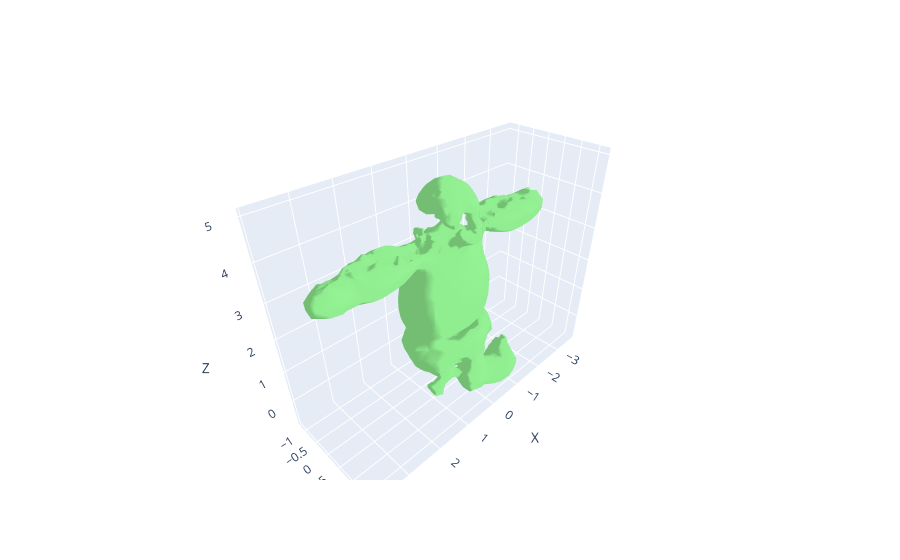

Notebook code for this chart:
### Code cell
fig = new_fig()

fig.add_trace(go.Mesh3d(
    x=vertices[:, 0],
    y=vertices[:, 1],
    z=vertices[:, 2],
    i=faces[:, 0],
    j=faces[:, 1],
    k=faces[:, 2],
    color='lightgreen'
))

fig.show()

### Figure 1 — Plotly figure (JSON) as saved in the notebook; plotly's stock layout.template omitted (floating-point values rounded to 4 significant figures; data arrays with more than 128 entries replaced by an {"elided": "..."} marker saying what was removed)
{"data": [{"color": "lightgreen", "i": {"elided": "7652 int values"}, "j": {"elided": "7652 int values"}, "k": {"elided": "7652 int values"}, "type": "mesh3d", "x": {"elided": "3812 float values"}, "y": {"elided": "3812 float values"}, "z": {"elided": "3812 float values"}}], "layout": {"scene": {"xaxis": {"title": {"text": "X"}}, "yaxis": {"title": {"text": "Y"}}, "zaxis": {"title": {"text": "Z"}}}, "showlegend": false}}
